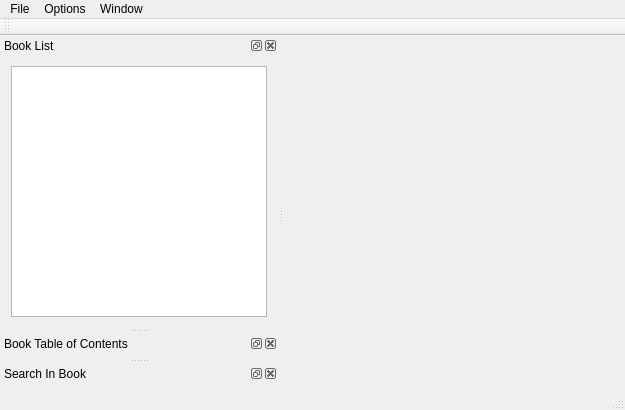
<?xml version="1.0" encoding="UTF-8"?>
<ui version="4.0">
 <class>QHDA</class>
 <widget class="QMainWindow" name="QHDA">
  <property name="geometry">
   <rect>
    <x>0</x>
    <y>0</y>
    <width>625</width>
    <height>410</height>
   </rect>
  </property>
  <property name="windowTitle">
   <string>QHDA</string>
  </property>
  <widget class="QWidget" name="centralWidget"/>
  <widget class="QMenuBar" name="menuBar">
   <property name="geometry">
    <rect>
     <x>0</x>
     <y>0</y>
     <width>625</width>
     <height>25</height>
    </rect>
   </property>
   <widget class="QMenu" name="menuFile">
    <property name="title">
     <string>File</string>
    </property>
    <addaction name="actionExit"/>
   </widget>
   <widget class="QMenu" name="menuOptions">
    <property name="title">
     <string>Options</string>
    </property>
   </widget>
   <widget class="QMenu" name="menuWindow">
    <property name="title">
     <string>Window</string>
    </property>
    <widget class="QMenu" name="menuOpen">
     <property name="title">
      <string>Open</string>
     </property>
     <addaction name="actionBook_List"/>
     <addaction name="actionBook_Table_of_Content"/>
     <addaction name="actionSearch_In_Book"/>
    </widget>
    <addaction name="actionFull_Screen"/>
    <addaction name="menuOpen"/>
   </widget>
   <addaction name="menuFile"/>
   <addaction name="menuOptions"/>
   <addaction name="menuWindow"/>
  </widget>
  <widget class="QToolBar" name="mainToolBar">
   <attribute name="toolBarArea">
    <enum>TopToolBarArea</enum>
   </attribute>
   <attribute name="toolBarBreak">
    <bool>false</bool>
   </attribute>
  </widget>
  <widget class="QStatusBar" name="statusBar"/>
  <widget class="QDockWidget" name="dBookList">
   <property name="windowTitle">
    <string>Book List</string>
   </property>
   <attribute name="dockWidgetArea">
    <number>1</number>
   </attribute>
   <widget class="QWidget" name="dBookListContent">
    <layout class="QGridLayout" name="gridLayout">
     <item row="0" column="0">
      <widget class="QListWidget" name="BookList"/>
     </item>
    </layout>
   </widget>
  </widget>
  <widget class="QDockWidget" name="dBookTableContents">
   <property name="windowTitle">
    <string>Book Table of Contents</string>
   </property>
   <attribute name="dockWidgetArea">
    <number>1</number>
   </attribute>
   <widget class="QWidget" name="dBookTCContent"/>
  </widget>
  <widget class="QDockWidget" name="dSearchInBook">
   <property name="windowTitle">
    <string>Search In Book</string>
   </property>
   <attribute name="dockWidgetArea">
    <number>1</number>
   </attribute>
   <widget class="QWidget" name="dSearchContent"/>
  </widget>
  <action name="actionExit">
   <property name="text">
    <string>Exit</string>
   </property>
  </action>
  <action name="actionFull_Screen">
   <property name="text">
    <string>Full Screen</string>
   </property>
   <property name="shortcut">
    <string>F12</string>
   </property>
  </action>
  <action name="actionBook_List">
   <property name="text">
    <string>Book List</string>
   </property>
  </action>
  <action name="actionBook_Table_of_Content">
   <property name="text">
    <string>Book Table of Content</string>
   </property>
  </action>
  <action name="actionSearch_In_Book">
   <property name="text">
    <string>Search In Book</string>
   </property>
  </action>
 </widget>
 <layoutdefault spacing="6" margin="11"/>
 <resources/>
 <connections/>
</ui>
